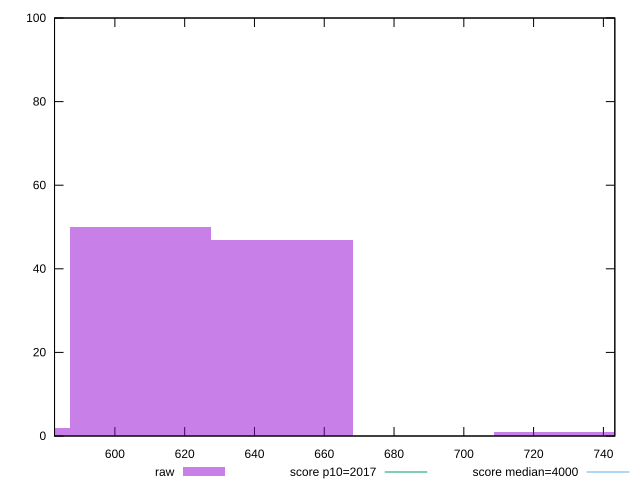

Recreate this plot in gnuplot.
reset

$raw <<EOF
728.9103871026304 1
647.920344091227 47
607.4253225855252 50
566.9303010798236 2
EOF

set key outside below
set boxwidth 40.495021505701686
set xrange [582.7040000000002:743.2760000000014]
set yrange [0:100]
set trange [0:100]
set style fill transparent solid 0.5 noborder

set parametric
set terminal svg size 640, 490 enhanced background rgb 'white'
set output "report_00018_2021-02-10T15-25-16.877Z/mainthread-work-breakdown/samples/pages+cached+noadtech/raw/histogram.svg"

plot $raw title "raw" with boxes, \
     2017,t title "score p10=2017", \
     4000,t title "score median=4000"

reset
